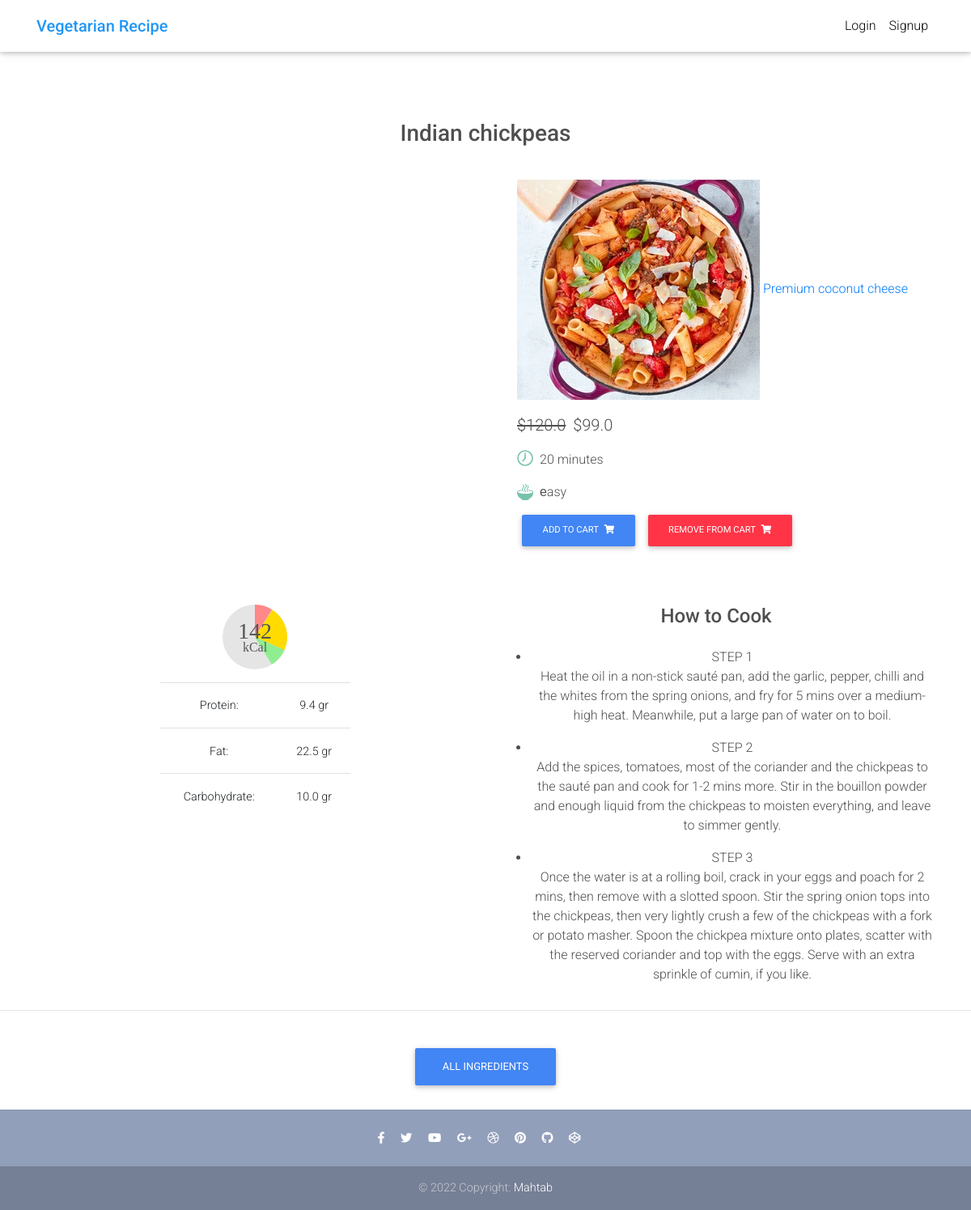
The app's page /recipe/Indian_chickpeas/indian_chickpeas with its own data.
### core/models.py (models this page shows, shortened)
class Recipe(models.Model):
    STATUS_CHOICES = (
        (u'P', _('published')),
        (u'd', _('draft')),
        (u'i', _('idea')),
    )
    COMPLEXITY_CHOICES = (
        (1, _('еasy')),
        (2, _('medium')),
        (3, _('hard')),
    )
    owner = models.ForeignKey(settings.AUTH_USER_MODEL,
                             on_delete=models.CASCADE, related_name='recipes_created')
    title = models.CharField(max_length=250, unique=True,
                             verbose_name=_('title'))
    url = models.CharField(max_length=250, default='', unique=True, blank=True,
                           verbose_name=_('recipe url'))
    status = models.CharField(max_length=2, default=u'i',
                              choices=STATUS_CHOICES,
                              verbose_name=_('status'))
    category = models.ForeignKey(Category, on_delete=models.CASCADE,
                                 verbose_name=_('category'))
    complexity = models.IntegerField(default=1, choices=COMPLEXITY_CHOICES,
                                     verbose_name=_('complexity'))
    time = models.IntegerField(default=0, null=True, blank=True,
                               verbose_name=_('time'),
                               help_text=_("Total time for cooking, "
                                           "in minutes"))
    manually_weight = models.IntegerField(default=None, null=True, blank=True,
                                          verbose_name=_('manually_weight'),
                                          help_text=_("Weight after cooking, "
                                                      "in grams"))
    manually_energy = models.DecimalField(default=None, null=True, blank=True,
                                          max_digits=7, decimal_places=3,
                                          verbose_name=_('manually_energy'))
    manually_protein = models.DecimalField(default=None, null=True, blank=True,
                                           max_digits=7, decimal_places=3,
                                           verbose_name=_('manually_protein'))
    manually_fat = models.DecimalField(default=None, null=True, blank=True,
                                       max_digits=7, decimal_places=3,
                                       verbose_name=_('manually_fat'))
    manually_carbohydrate = models.DecimalField(default=None, null=True,
                                                blank=True, max_digits=7,
                                                decimal_places=3,
                                                verbose_name=_('manually_carbohydrate'))
    weight = models.IntegerField(default=0, verbose_name=_('weight'),
                                 help_text=_("Weight after cooking, in grams"))
    energy = models.DecimalField(default=0, max_digits=7, decimal_places=3,
                                 verbose_name=_('energy'))
    protein = models.DecimalField(default=0, max_digits=7, decimal_places=3,
                                  verbose_name=_('protein'))
    fat = models.DecimalField(default=0, max_digits=7, decimal_places=3,
                              verbose_name=_('fat'))
    carbohydrate = models.DecimalField(default=0, max_digits=7,
                                       decimal_places=3,
                                       verbose_name=_('carbohydrate'))
    image = AjaxImageField(null=True, blank=True, upload_to='images',
                           max_width=1024, max_height=768, crop=True,
                           verbose_name=_('image'))
    thumbnail = ImageSpecField(source='image',
                               processors=[ResizeToFill(400, 300)],
                               format='JPEG', options={'quality': 90})
    tags = models.ManyToManyField(Tag, blank=True, verbose_name=_('tags'),
                                  help_text=_('tags'))
    label = models.CharField(choices=LABEL_CHOICES, max_length=1)
    slug = models.SlugField()
    price = models.FloatField()
    discount_price = models.FloatField(blank=True, null=True)
    description = models.TextField(blank=True, verbose_name=_('description'))
    def get_absolute_url(self):
        return reverse("core:recipes_recipe", kwargs={'slug': self.slug,'recipe_name':self.url})
    def get_add_to_cart_url(self):
        return reverse('core:add-to-cart', kwargs={'slug': self.slug,'recipe_name':self.url})
    def get_remove_from_cart_url(self):
        return reverse('core:remove-from-cart',kwargs={'slug': self.slug,'recipe_name':self.url})
    def fullness(self):
        """ return recipe fullnes """
        fullness = 0
        if self.image:
            fullness = fullness + 20
        if self.description:
            fullness = fullness + 10
        ok_gram = True
        ok_energy = True
        ok_nutrients = True
        ingredients = self.recipeingredient_set.all()
        if ingredients:
            fullness = fullness + 20
            for ingredient in ingredients:
                if ingredient.roughly:
                    ok_gram = False
                if ingredient.ingredient.energy is None:
                    ok_energy = False
                if ingredient.ingredient.protein is None or \
                        ingredient.ingredient.fat is None or \
                        ingredient.ingredient.carbohydrate is None:
                    ok_nutrients = False
            if ok_gram:
                fullness = fullness + 20
            if ok_energy:
                fullness = fullness + 20
            if ok_nutrients:
                fullness = fullness + 5
        if self.recipeimage_set.all():
            fullness = fullness + 5
        return '%i%%' % fullness
    fullness.short_description = _('fullness')
    def recipe_tags(self):
        return ", ".join([t.name for t in self.tags.all()])
    recipe_tags.short_description = _('tags')
    def recipe_ingredients(self, maximum=3, weight=False, more=False):
        ingredients = []
        for i in self.recipeingredient_set.all():
            if weight:
                ingr = "{}: {} {}".format(i.ingredient.name, i.weight, _('gr'))
            else:
                ingr = i.ingredient.name
            ingredients.append(ingr)
        return ', '.join(ingredients[0:maximum]) + \
                    (' ...' if (maximum < len(ingredients) and more) else '')
    recipe_ingredients.short_description = _('ingredients')
    def has_roughly(self):
        """ return True if recipe has roughly ingridient """
        has_roughly = False
        for i in self.recipeingredient_set.all():
            if i.roughly:
                has_roughly = True
        return has_roughly
    has_roughly.short_description = _('Has roughly')
    class Meta:
        verbose_name = _('recipe')
        verbose_name_plural = _('recipes')

class Category(models.Model):
    name = models.CharField(max_length=120, verbose_name=_('categoty name'))
    image = models.ImageField(null=True, blank=True, upload_to='images',
                              verbose_name=_('image'))
    thumbnail = ImageSpecField(source='image',
                               processors=[ResizeToFill(64, 64)],
                               format='png', options={'quality': 90})
    class Meta:
        verbose_name = _('category')
        verbose_name_plural = _('categories')

class Tag(models.Model):
    name = models.CharField(max_length=120, verbose_name=_('tag name'))
    counter = models.IntegerField(default=0, verbose_name=_('counter'))
    class Meta:
        verbose_name = _('tag')
        verbose_name_plural = _('tags')

### core/views.py (the view)
class ItemDetailView(DetailView):
    model = Recipe
    template_name = 'product.html'
    def get_context_data(self, **kwargs):
        context = super().get_context_data(**kwargs)
        try:
            recipe_name = self.kwargs['recipe_name']
            slug = self.kwargs['slug']
            recipe = Recipe.objects.get(url=recipe_name,slug=slug)
            if self.request.user.has_perm('vegetarian_cookbook.change_recipe'):
                recipe = Recipe.objects.get(url=recipe_name)
            else:
                recipe = Recipe.objects.get(url=recipe_name, status=u'P')
        except Recipe.DoesNotExist:
            raise Http404("Recipe does not exist")
        context['recipe'] = recipe
        context['seo_description'] = recipe.recipe_ingredients(20, False, True)
        context['seo_keywords'] = recipe.recipe_tags() + ', ' \
            + appsettings.SEO_KEYWORDS
        return context

### core/templatetags/vegetarian_cookbook_tags.py (called while the page is built)
@register.inclusion_tag(
    'templatetags/recipe_energy_nutrients.html')
def recipe_energy_nutrients(size, show_legend, recipe):
    supernumber = 158
    energy = getattr(recipe, 'energy', 0)
    protein = getattr(recipe, 'protein', 0)
    fat = getattr(recipe, 'fat', 0)
    carbohydrate = getattr(recipe, 'carbohydrate', 0)
    return {
        'size': size,
        'show_legend': show_legend,
        'energy': energy,
        'protein': protein,
        'fat': fat,
        'carbohydrate': carbohydrate,
        'a1': -90,
        'a2': -90 + int(protein * 360 / 100),
        'a3': -90 + int(protein * 360 / 100) + int(fat * 360 / 100),
        'v1': int(protein * supernumber / 100),
        'v2': int(fat * supernumber / 100),
        'v3': int(carbohydrate * supernumber / 100),
        'n': supernumber,
    }

@register.inclusion_tag(
    'templatetags/recipe_cooking_time.html')
def recipe_cooking_time(time):
    hours = 0
    minutes = time
    if time >= 60:
        hours = int((time - time % 60) / 60)
        minutes = time % 60
    return {
        'hours': hours,
        'minutes': minutes,
    }

@register.filter
def human_float(value, decimal=False):
    if not decimal:
        return ('%f' % value).rstrip('0').rstrip('.')
    number = pow(10, int(decimal))
    if int(value * number) == int(value) * number:
        return int(round(value))
    return ("%0." + str(decimal) + 'f') % value

### templates/product.html (shortened to what this page needs)
{% extends "base.html" %}
{% load static %}
{% load i18n %}
{% load admin_urls %}
{% load vegetarian_cookbook_tags %}
{% block extra_head %}
  <link href="{% static 'lightbox2/css/lightbox.css' %}" rel="stylesheet">
{% endblock %}
{% block content %}
<main class="mt-2 pt-1">
  <div class="container dark-grey-text mt-5">
    <div class="row d-flex justify-content-center wow fadeIn">
      <div class="col-md-6 text-center">
        <a href="{{recipe.get_absolute_url}}" class="dark-grey-text">
          <h3 class="my-3 h3">{{recipe.title}}</h3>
        </a>
      </div>
    </div>
    <div class="row wow fadeIn">
      <div class="col-md-6 text-center">
      </div>
      <div class="col-md-6 mb-4">
          <div class="p-4">
            <div class="mb-3">
              <span class="chip">
                <a href="{%url 'core:recipes_category' recipe.category.name%}" title="{{ recipe.category.name }}">
                  {% if recipe.category.image %}
                  <img src="{{recipe.category.image.url }}" alt="Contact Person"> {{recipe.category.name}}
                {% else %}
                    {{ recipe.category.name }}
                {% endif %}
                </a>
              </span>
              {% for rt in recipe.tags.all %}
                <a href="{%url 'core:recipes_tags' rt.name%}">
                  <span class="chip">
                    {{ rt.name }}
                  </span>
                </a>
              {% endfor %}
            </div>
            <p class="lead">
              {% if recipe.discount_price%}
              <span class="mr-1">
                <del>${{recipe.price}}</del>
              </span>
              <span>${{recipe.discount_price}}</span>
              {%else%}
              <span>${{recipe.price}}</span>
              {%endif%}
            </p>
            <div class="mb-3">
              {% if recipe.time %}
                {% recipe_cooking_time recipe.time  %}
              {% endif %}
            </div>
            <div class="mb-3">
              <div class="recipe__complexity my-2" style="vertical-align:middle">
                <img width="20" class="mr-1" src="{% static 'img/icon_complexity.png' %}"> {{ recipe.get_complexity_display }}
              </div>
            </div>
          <a href="{{ recipe.get_add_to_cart_url }}" class="btn btn-primary btn-md my-0 p">Add to cart
            <i class="fas fa-shopping-cart ml-1"></i>
          </a>
          <a href="{{ recipe.get_remove_from_cart_url }}" class="btn btn-danger btn-md my-0 p">Remove from cart
            <i class="fas fa-shopping-cart ml-1"></i>
          </a>
        </div>
      </div>
    </div>
    <div class="row wow fadeIn">
      <div class="col-md-6 text-center">
        <div class="p-4">
          <div class="recipe__energy_nutrients__wrapper">
            {% recipe_energy_nutrients 80 True recipe  %}
          </div>
        </div>
      </div>
      <div class="col-md-6 text-center">
        <h4 class="my-4 h4">How to Cook</h4>
          <p>{{recipe.description | safe}}</p>
          </div>
      </div>
    </div>
    <hr>
    <div class="row wow fadeIn">
      {% for im in recipe.recipeimage_set.all %}
      <div class="col-lg-auto col-md-auto ml-4">
      </div>
      {% endfor %}
    </div>
    <div class="text-center">
      <a class="btn btn-primary" data-toggle="collapse" href="#collapseExample" aria-expanded="false" aria-controls="collapseExample">
          All Ingredients
      </a>
</main>
{% endblock content %}

### templates/templatetags/recipe_energy_nutrients.html
{% load i18n %}
{% load vegetarian_cookbook_tags %}
<div class="mb-3 text-center" >
    <div >
        <svg width="{{ size }}" height="{{ size }}" viewBox="0 0 100 100" font-family = "Montserrat">
            <circle fill="#E5E5E5" r="50" cx="50" cy="50" style="stroke-width: 50;"/>
            <circle r="25" cx="50" cy="50" transform="translate(50 50) rotate({{ a1 }}) translate(-50 -50)" style="stroke-width: 50;fill: transparent; stroke-dasharray: {{ v1 }} {{ n }};" class="color-protein"/>
            <circle r="25" cx="50" cy="50" transform="translate(50 50) rotate({{ a2 }}) translate(-50 -50)" style="stroke-width: 50;fill: transparent; stroke-dasharray: {{ v2 }} {{ n }};" class="color-fat"/>
            <circle r="25" cx="50" cy="50" transform="translate(50 50) rotate({{ a3 }}) translate(-50 -50)" style="stroke-width: 50;fill: transparent; stroke-dasharray: {{ v3 }} {{ n }};" class="color-carbohydrate"/>
            <text x = "50" y = "52" font-size = "35" text-anchor="middle" fill="#555">{{ energy |floatformat:"0"}}</text>
            <text x = "50" y = "72" font-size = "20" text-anchor="middle" fill="#555">{% trans "kCal" %}</text>
        </svg>
    </div>
    <div class="mt-3">
            <table class="table">
                <tr>
                    <td>
                        {% trans "Protein" %}:
                    </td>
                    <td>
                        {{ protein | human_float:"1"}} {% trans "gr" %}
                    </td>
                </tr>
                <tr class="">
                    <td>
                        {% trans "Fat" %}:
                    </td>
                    <td>
                        {{ fat | human_float:"1"}} {% trans "gr" %}
                    </td>
                </tr>
                <tr>
                    <td>
                        {% trans "Carbohydrate" %}:
                    </td>
                    <td>
                        {{ carbohydrate | human_float:"1"}} {% trans "gr" %}
                    </td>
                </tr>
            </table>
    </div>
</div>

### static/css/style.css (style rules this page uses)
.recipe__energy_nutrients__wrapper { width:235px; margin:0 auto; }

### templates/base.html (style rules this page uses)
html, body, header, .carousel { height: 60vh; }

### records on screen
Recipe: title "Indian chickpeas", category.image (picture), category.name "Premium", price "120.0", discount_price "99.0", complexity "еasy", energy "142", protein "9.4", fat "22.5", carbohydrate "10.0", description "STEP 1 Heat the oil in a non-stick sauté pan, add the garlic, pepper, chilli and the whites from the spring onions, and fry for 5 mins over a medium-high heat. Meanwhile, put a large pan of water on to boil. STEP 2 Add the spices, tomatoes, most of the coriander and the chickpeas to the sauté pan and cook for 1-2 mins more. Stir in the bouillon powder and enough liquid from the chickpeas to moisten everything, and leave to simmer gently. STEP 3 Once the water is at a rolling boil, crack in your eggs and poach for 2 mins, then remove with a slotted spoon. Stir the spring onion tops into the chickpeas, then very lightly crush a few of the chickpeas with a fork or potato masher. Spoon the…"
Tag: name "coconut"
Tag: name "cheese"
